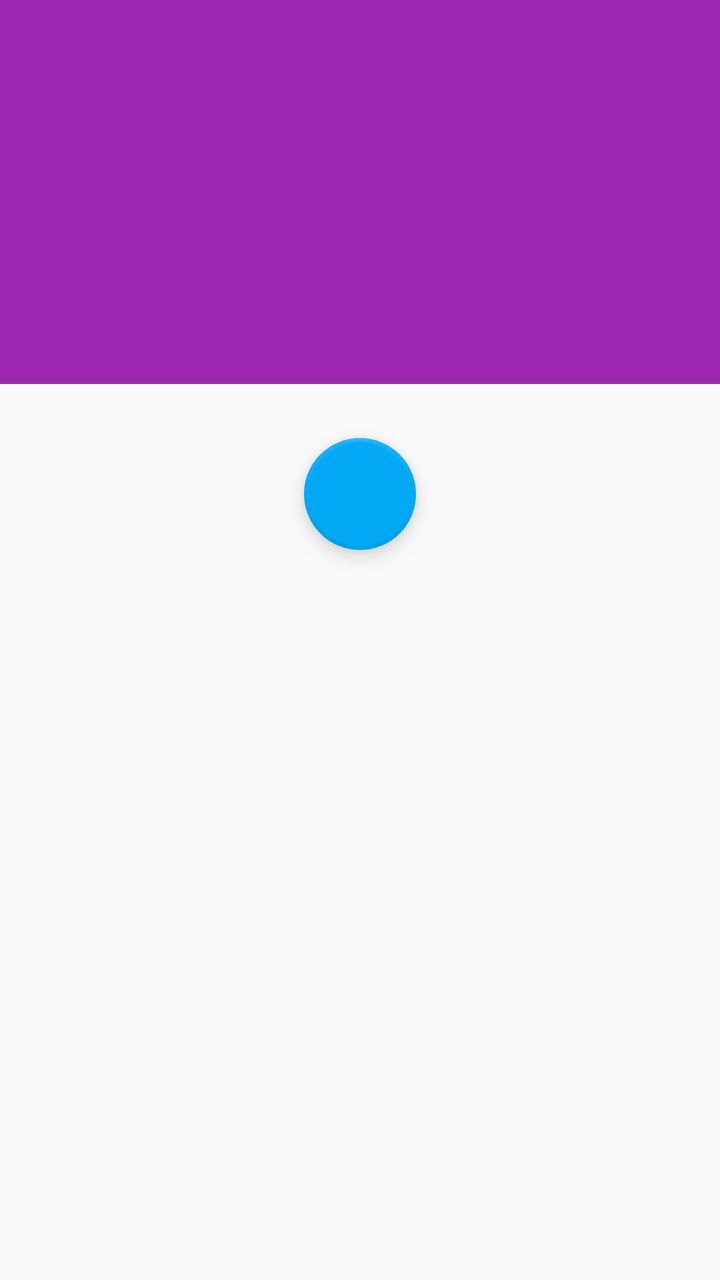
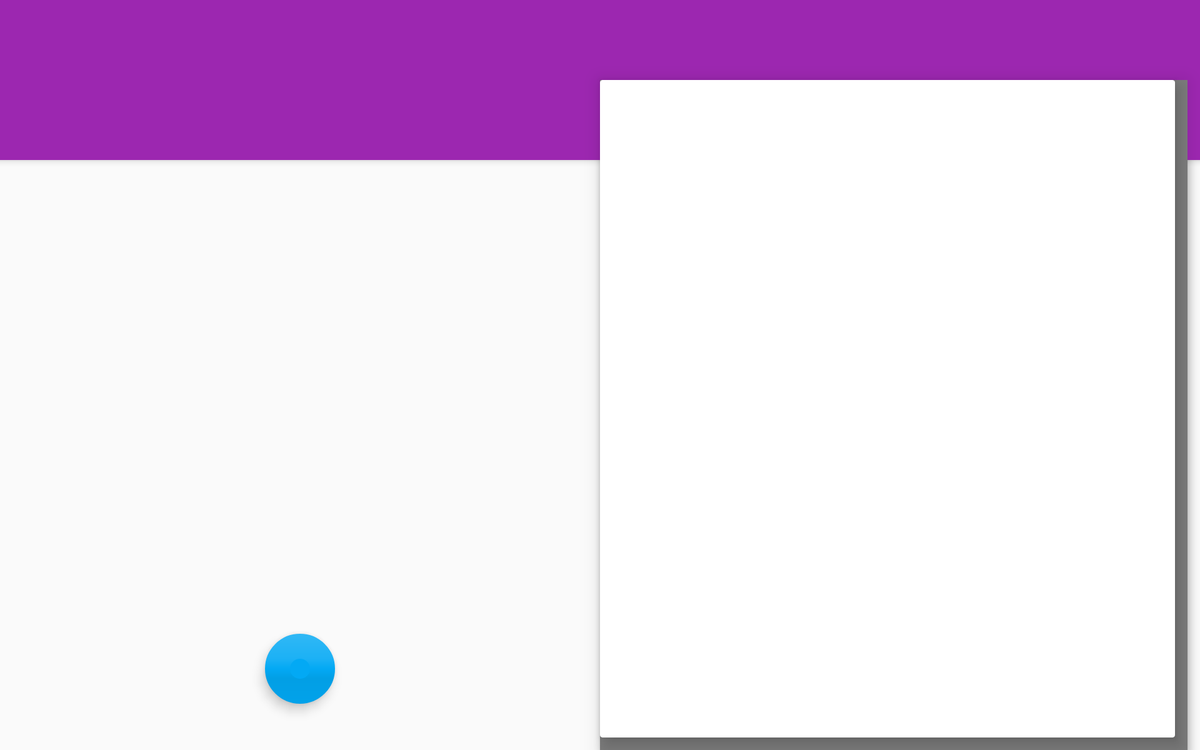

An Android layout and its configuration variant, each rendered on a device that would load it. The default file and the variant file are quoted in full after the pictures.
<!-- AndroidManifest.xml: activity theme AppTheme -->
<!-- res/layout/activity_main.xml -->
<FrameLayout xmlns:android="http://schemas.android.com/apk/res/android"
    xmlns:app="http://schemas.android.com/apk/res-auto"
    xmlns:tools="http://schemas.android.com/tools"
    android:id="@+id/main_activity_root"

    android:layout_width="match_parent"
    android:layout_height="match_parent">

    <android.support.design.widget.CoordinatorLayout
        android:layout_width="match_parent"
        android:layout_height="match_parent">


        <android.support.design.widget.AppBarLayout
            android:id="@+id/appbar"
            android:layout_width="match_parent"
            android:layout_height="192dp"
            >
            <android.support.design.widget.CollapsingToolbarLayout
                android:id="@+id/collapsing_toolbar_layout"
                android:layout_width="match_parent"
                android:layout_height="match_parent"
                app:collapsedTitleTextAppearance="@style/TextAppearance.AppCompat.Widget.ActionBar.Title.Inverse"
                app:expandedTitleTextAppearance="@style/TextAppearance.AppCompat.Widget.ActionBar.Title.Inverse"
                app:expandedTitleMarginStart="72dp"
                app:contentScrim="?attr/colorPrimary"
                app:layout_scrollFlags="scroll|exitUntilCollapsed"

                >
                <ImageView
                    android:layout_width="wrap_content"
                    android:layout_height="match_parent"
                    app:layout_collapseMode="parallax"
                    android:src="@mipmap/ic_launcher"
                    android:layout_gravity="center"
                    android:contentDescription="@string/app_logo"/>
                <android.support.v7.widget.Toolbar
                    android:id="@+id/toolbar"
                    android:layout_width="match_parent"
                    android:layout_marginTop="@dimen/fab_margin"
                    android:layout_height="?actionBarSize"
                    app:layout_collapseMode="pin"
                    app:popupTheme="@style/ThemeOverlay.AppCompat.Light"
                    >

                </android.support.v7.widget.Toolbar>
            </android.support.design.widget.CollapsingToolbarLayout>
    </android.support.design.widget.AppBarLayout>

    <FrameLayout
        android:id="@+id/fragment_stock_list"
        android:name="com.bazaar.mizaaz.ui.StockListFragment"
        android:layout_width="match_parent"
        android:layout_height="wrap_content"
        app:layout_behavior="@string/appbar_scrolling_view_behavior"
        tools:context="com.bazaar.mizaaz.ui.StockListFragment"
        tools:layout="@layout/fragment_main" />
        <android.support.design.widget.FloatingActionButton
            android:id="@+id/stockFab"
            android:layout_width="wrap_content"
            android:layout_height="wrap_content"
            android:layout_centerHorizontal="true"
            android:layout_gravity="center|bottom"
            app:layout_anchor="@+id/fragment_stock_list"
            app:layout_anchorGravity="center|bottom"
            android:layout_margin="@dimen/fab_margin"
            android:src="@drawable/fab_plus"
            app:useCompatPadding="true"
            app:backgroundTint="@color/colorAccent"
            app:borderWidth="2dp"
            app:elevation="@dimen/fab_elevation"
            app:fabSize="normal"
            app:pressedTranslationZ="@dimen/fab_z"
            android:onClick="addStockDialog"
            android:contentDescription="@string/tap_to_open_dialog_to_add_new_stock_to_monitor"/>

</android.support.design.widget.CoordinatorLayout>

    </FrameLayout>
<!-- resources referenced by this layout -->
<resources>
  <color name="colorAccent">#03A9F4</color>
  <dimen name="fab_elevation">6dp</dimen>
  <dimen name="fab_margin">10dp</dimen>
  <dimen name="fab_z">12dp</dimen>
  <string name="app_logo">App Logo</string>
  <string name="tap_to_open_dialog_to_add_new_stock_to_monitor">Tap to open dialog to add new stock to monitor.</string>
  <!-- from res/values-v21/ -->
  <style name="AppTheme" parent="Theme.AppCompat.Light.NoActionBar">
          <item name="colorPrimary">@color/colorPrimary</item>
          <item name="colorPrimaryDark">@color/colorPrimaryDark</item>
          <item name="colorAccent">@color/colorAccent</item>
          <item name="toolbarStyle">@style/ToolbarStyle</item>
      </style>
  <color name="colorPrimary">#9C27B0</color>
  <color name="colorPrimaryDark">#7B1FA2</color>
  <!-- from res/values-v21/ -->
  <style name="ToolbarStyle" parent="Widget.AppCompat.Toolbar">
          <item name="android:background">@color/colorPrimary</item>
          <item name="android:popupTheme">@style/Theme.AppCompat.Light</item>
      </style>
</resources>
<!-- res/layout-sw600dp/activity_main.xml (the repository's variant of the layout above) -->
<!-- drawn on a 7-inch tablet turned sideways -->
<RelativeLayout xmlns:android="http://schemas.android.com/apk/res/android"
    xmlns:tools="http://schemas.android.com/tools"
    xmlns:app="http://schemas.android.com/apk/res-auto"
    android:id="@+id/main_activity_root"

    android:layout_width="match_parent"
    android:layout_height="match_parent"

    >
    <RelativeLayout
        android:id="@+id/appbar"
        android:layout_width="match_parent"
        android:layout_height="wrap_content"
        android:layout_alignParentTop="true"
        android:background="?attr/colorPrimary"
        android:elevation="@dimen/appbar_elevation"
        >
        <android.support.v7.widget.Toolbar
            android:id="@+id/toolbar"
            android:layout_width="match_parent"
            android:layout_height="?attr/actionBarSize"
            android:layout_alignParentTop="true"
            android:layout_alignParentLeft="true"
            android:layout_alignParentStart="true"
            android:theme="@style/ThemeOverlay.AppCompat.Dark.ActionBar">

        </android.support.v7.widget.Toolbar>
        <android.support.v4.widget.Space
            android:id="@+id/appLogoAlign"
            android:layout_width="@dimen/list_icon"
            android:layout_height="0dp"
            android:layout_marginLeft="@dimen/stockListMargin"
            android:layout_marginStart="@dimen/stockListMargin"
            android:layout_alignParentLeft="true"
            android:layout_alignParentStart="true"
            android:layout_below="@id/toolbar"/>
        <ImageView
            android:layout_width="wrap_content"
            android:layout_height="?attr/listPreferredItemHeight"
            android:layout_marginTop="?attr/actionBarSize"
            android:layout_marginLeft="@dimen/stockListMargin"
            android:layout_marginStart="@dimen/stockListMargin"
            android:layout_toRightOf="@id/appLogoAlign"
            android:layout_toEndOf="@id/appLogoAlign"

            android:src="@mipmap/ic_launcher"
            android:layout_gravity="center"
            android:scaleType="center"
            android:contentDescription="@string/app_name"/>
    </RelativeLayout>
    
    <android.support.v4.widget.Space
        android:id="@+id/layout_center"
        android:layout_width="0dp"
        android:layout_height="0dp"
        android:layout_centerInParent="true" />
    <RelativeLayout
        android:layout_width="0dp"
        android:layout_height="match_parent"
        android:layout_alignEnd="@id/layout_center"
        android:layout_alignParentLeft="true"
        android:layout_alignParentStart="true"
        android:layout_alignRight="@id/layout_center"
        android:layout_below="@+id/appbar">


        <FrameLayout
            android:id="@+id/fragment_stock_list"
            android:name="com.bazaar.mizaaz.ui.StockListFragment"
            android:layout_width="match_parent"
            android:layout_height="match_parent"

            tools:context="com.bazaar.mizaaz.ui.StockListFragment"
            tools:layout="@android:layout/list_content"
            />
        <android.support.design.widget.FloatingActionButton
            android:id="@+id/stockFab"
            android:layout_width="wrap_content"
            android:layout_height="wrap_content"
            android:layout_alignParentBottom="true"
            android:layout_centerHorizontal="true"
            android:src="@drawable/fab_plus"
            android:layout_margin="@dimen/fab_margin"
            app:useCompatPadding="true"
            app:backgroundTint="@color/colorAccent"
            app:borderWidth="20dp"
            app:elevation="@dimen/fab_elevation"
            app:fabSize="normal"
            android:onClick="addStockDialog"
            app:pressedTranslationZ="@dimen/fab_z"
            android:contentDescription="@string/tap_to_open_dialog_to_add_new_stock_to_monitor"/>

    </RelativeLayout>
    <android.support.v4.widget.Space
        android:id="@+id/cardviewAligner"
        android:layout_width="match_parent"
        android:layout_height="match_parent"
        android:layout_alignLeft="@id/layout_center"
        android:layout_alignStart="@id/layout_center"
        android:layout_alignParentEnd="true"
        android:layout_alignParentRight="true"
        android:layout_marginTop="?attr/actionBarSize"
        android:elevation="@dimen/appbar_elevation"
        android:layout_marginRight="@dimen/stockListMargin"
        android:layout_marginEnd="@dimen/stockListMargin"
        />
    <TextView
        android:id="@+id/fragment_stock_detail_container_empty_view"
        android:name="com.bazaar.mizaaz.ui.StockDetailActivityFragment"
        android:layout_width="match_parent"
        android:layout_height="match_parent"
        android:layout_alignLeft="@id/cardviewAligner"
        android:layout_alignStart="@id/cardviewAligner"

        android:layout_alignRight="@id/cardviewAligner"
        android:layout_alignEnd="@id/cardviewAligner"

        android:layout_alignTop="@id/cardviewAligner"
        android:layout_alignBottom="@id/cardviewAligner"
        android:layout_marginRight="@dimen/stockListMargin"
        android:layout_marginEnd="@dimen/stockListMargin"
        android:layout_marginBottom="@dimen/stockListMargin"
        android:gravity="center"
        android:text="@string/no_stock_data_available"
        android:textAppearance="@style/TextAppearance.AppCompat.Headline"
        tools:layout="@layout/fragment_stock_detail"
        />
    <android.support.v7.widget.CardView
        android:id="@+id/fragment_stock_detail_container"
        android:name="com.bazaar.mizaaz.ui.StockDetailActivityFragment"
        android:layout_width="match_parent"
        android:layout_height="match_parent"
        android:layout_alignLeft="@id/cardviewAligner"
        android:layout_alignStart="@id/cardviewAligner"

        android:layout_alignRight="@id/cardviewAligner"
        android:layout_alignEnd="@id/cardviewAligner"

        android:layout_alignTop="@id/cardviewAligner"
        android:layout_alignBottom="@id/cardviewAligner"
        android:layout_marginRight="@dimen/stockListMargin"
        android:layout_marginEnd="@dimen/stockListMargin"
        android:layout_marginBottom="@dimen/stockListMargin"
        app:cardElevation="@dimen/detail_card_elevation"
        app:cardPreventCornerOverlap="false"
        tools:layout="@layout/fragment_stock_detail"
        />


</RelativeLayout>
<!-- resources referenced by the variant -->
<!-- as a 7-inch tablet turned sideways resolves them -->
<resources>
  <color name="colorAccent">#03A9F4</color>
  <dimen name="appbar_elevation">4dp</dimen>
  <!-- from res/values-sw600dp/ -->
  <dimen name="detail_card_elevation">10dp</dimen>
  <dimen name="fab_elevation">6dp</dimen>
  <dimen name="fab_margin">10dp</dimen>
  <dimen name="fab_z">12dp</dimen>
  <dimen name="list_icon">40dp</dimen>
  <!-- from res/values-sw600dp/ -->
  <dimen name="stockListMargin">10dp</dimen>
  <string name="app_name" translatable="false">Stock Hawk</string>
  <string name="no_stock_data_available">No Stock Data Available</string>
  <string name="tap_to_open_dialog_to_add_new_stock_to_monitor">Tap to open dialog to add new stock to monitor.</string>
  <!-- from res/values-v21/ -->
  <style name="AppTheme" parent="Theme.AppCompat.Light.NoActionBar">
          <item name="colorPrimary">@color/colorPrimary</item>
          <item name="colorPrimaryDark">@color/colorPrimaryDark</item>
          <item name="colorAccent">@color/colorAccent</item>
          <item name="toolbarStyle">@style/ToolbarStyle</item>
      </style>
  <color name="colorPrimary">#9C27B0</color>
  <color name="colorPrimaryDark">#7B1FA2</color>
  <!-- from res/values-v21/ -->
  <style name="ToolbarStyle" parent="Widget.AppCompat.Toolbar">
          <item name="android:background">@color/colorPrimary</item>
          <item name="android:popupTheme">@style/Theme.AppCompat.Light</item>
      </style>
</resources>
